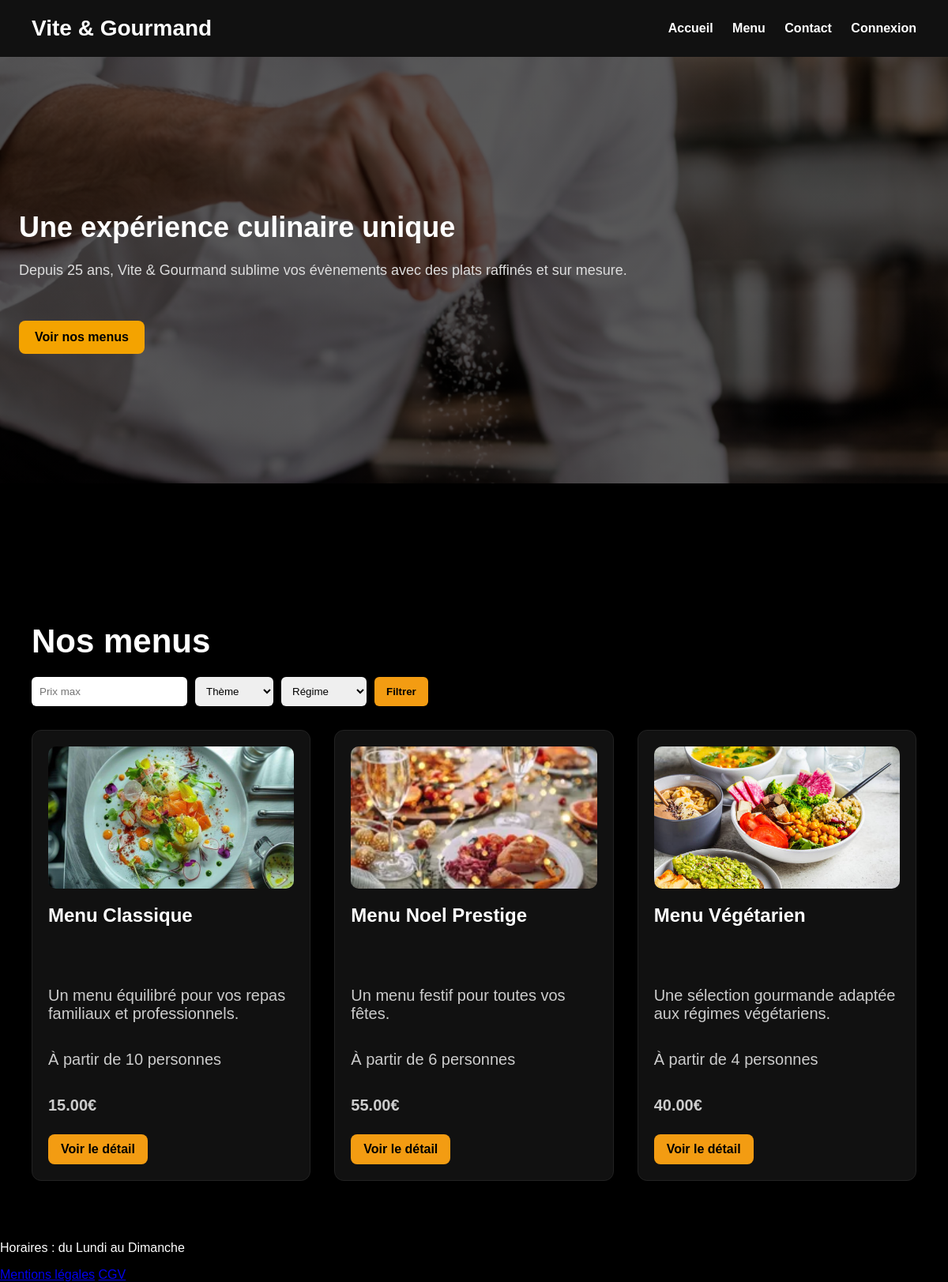
The page / on the database its author committed.
### tables this page shows
CREATE TABLE `menus` (
  `id` int NOT NULL,
  `titre` varchar(150) NOT NULL,
  `description` text NOT NULL,
  `theme` varchar(100) NOT NULL,
  `regime` varchar(100) NOT NULL,
  `personnes_min` int NOT NULL,
  `prix` decimal(10,2) NOT NULL,
  `conditions_menu` text,
  `stock` int DEFAULT '0',
  `created_at` datetime DEFAULT CURRENT_TIMESTAMP,
  `image` varchar(255) DEFAULT NULL
);

### public/index.php (the view, shortened to what this page needs)
<?php require_once __DIR__ . "/../config/database.php"; ?>
<!DOCTYPE html>
<html lang="fr">
<head>
    <link rel="stylesheet" href="css/style.css?v=10">
</head>
<body>
<header>
    <h1>Vite & Gourmand</h1>
    <nav>
        <a href="index.php">Accueil</a>
        <a href="index.php#menus">Menu</a>
        <a href="contact.php">Contact</a>
        <?php if (isset($_SESSION["user_id"])) : ?>
            <a href="mes-commandes.php">Mes commandes</a>
            <?php if (isset($_SESSION["role_id"]) && in_array($_SESSION["role_id"], [1, 2])) : ?>
                <a href="admin.php">Administration</a>
                <a href="admin-commandes.php">Commandes</a>
            <?php endif; ?>
            <a href="logout.php">Déconnexion</a>
        <?php else : ?>
            <a href="login.php">Connexion</a>
        <?php endif; ?>
    </nav>
</header>
<main>
    <section class="hero">
    <div class="hero-content">
        <h2>Une expérience culinaire unique</h2>
        <p>
            Depuis 25 ans, Vite & Gourmand sublime vos évènements avec des plats raffinés et sur mesure.
        </p>
        <a href="#menus" class="btn-primary">Voir nos menus</a>
    </div>
</section>
<section class="menus-section" id="menus">
    <h2>Nos menus</h2>
<div class="filters">
    <input type="number" id="prixMax" placeholder="Prix max">
    <select id="theme">
        <option value="">Thème</option>
    </select>
    <select id="regime">
        <option value="">Régime</option>
    </select>
    <button id="filtrer">Filtrer</button>
</div>
<div class="menus-grid">
<?php
$sql = "SELECT * FROM menus";
$requete = $pdo->query($sql);
while ($menu = $requete->fetch()) :
?>
<article class="menu-card"
    data-prix="<?= htmlspecialchars($menu['prix']); ?>"
    data-theme="<?= htmlspecialchars($menu['theme']); ?>"
    data-regime="<?= htmlspecialchars($menu['regime']); ?>">
    <?php if (!empty($menu['image'])) : ?>
    <img src="images/<?= htmlspecialchars($menu['image']); ?>"
         alt="<?= htmlspecialchars($menu['titre']); ?>"
         class="menu-image">
    <?php endif; ?>
    <h3><?= htmlspecialchars($menu['titre']); ?></h3>
    <p><?= htmlspecialchars($menu['description']); ?></p>
    <p>
        À partir de <?= htmlspecialchars($menu['personnes_min']); ?> personnes
    </p>
    <p>
        <strong><?= htmlspecialchars($menu['prix']); ?>€</strong>
    </p>
    <a href="menu-detail.php?id=<?= htmlspecialchars($menu['id']); ?>">
        Voir le détail
    </a>
</article>
<?php endwhile; ?>
</div>
</section>
</main>
<footer>
    <p>Horaires : du Lundi au Dimanche</p>
    <a href="mentions-legales.php">Mentions légales</a>
    <a href="cgv.php">CGV</a>
</footer>
</body>
</html>

### public/css/style.css (style rules this page uses)
body { margin: 0; font-family: Arial, sans-serif; background-color: black; color: white; }
header { display: flex; justify-content: space-between; align-items: center; padding: 20px 40px; background-color: #111; }
header h1 { margin: 0; font-size: 28px; }
nav a { color: white; text-decoration: none; margin-left: 20px; font-weight: bold; }
section { margin-top: 40px; }
.hero { max-width: none; margin-top: 0; min-height: 500px; background-image: linear-gradient( rgba(0, 0, 0, 0.65), rgba(0, 0, 0, 0.65) ), url("../images/hero-traiteur.png"); background-size: cover; background-position: center; display: flex; align-items: center; padding: 80px 40px; }
.hero-content { max-width: 800px; }
.hero h2 { font-size: 56px; margin-bottom: 20px; }
.hero p { font-size: 22px; color: #ddd; line-height: 1.5; margin-bottom: 30px; }
section p { font-size: 20px; color: #ccc; }
h2 { font-size: 42px; margin-bottom: 20px; line-height: 1.2; }
.menus-section { margin-top: 80px; padding: 60px 40px; max-width: 1200px; }
.menus-grid { display: grid; grid-template-columns: repeat(3, minmax(250px, 1fr)); gap: 30px; align-items: stretch; max-width: 1200px; width: 100%; margin-top: 30px; }
.menu-card { background-color: #111; border-radius: 12px; border: 1px solid #222; padding: 20px; box-sizing: border-box; display: flex; flex-direction: column; }
.menu-image { width: 100%; height: 180px; object-fit: cover; border-radius: 10px; margin-bottom: 20px; }
.menu-card h3 { font-size: 24px; margin-top: 0; min-height: 60px; }
.menu-card p { color: #ccc; margin-bottom: 15px; }
.menu-card a { display: inline-block; width: fit-content; margin-top: 10px; color: black; background-color: #f39c12; padding: 10px 16px; border-radius: 8px; text-decoration: none; font-weight: bold; }
.filters { display: flex; gap: 10px; margin-bottom: 30px; }
.filters input, .filters select { padding: 10px; border-radius: 6px; border: none; }
.filters button { background-color: #f39c12; border: none; padding: 10px 15px; border-radius: 6px; font-weight: bold; cursor: pointer; }
.btn-primary { display: inline-block; margin-top: 20px; background-color: #f4a300; color: black; padding: 12px 20px; border-radius: 8px; text-decoration: none; font-weight: bold; }
.hero { min-height: 420px; padding: 60px 24px; }
.hero h2 { font-size: 36px; }
.hero p { font-size: 18px; }

### rows shown on the page
menus: image (picture), titre "Menu Classique", description "Un menu équilibré pour vos repas familiaux et professionnels.", personnes_min "10", prix "15.00"
menus: image (picture), titre "Menu Noel Prestige", description "Un menu festif pour toutes vos fêtes.", personnes_min "6", prix "55.00"
menus: image (picture), titre "Menu Végétarien", description "Une sélection gourmande adaptée aux régimes végétariens.", personnes_min "4", prix "40.00"
